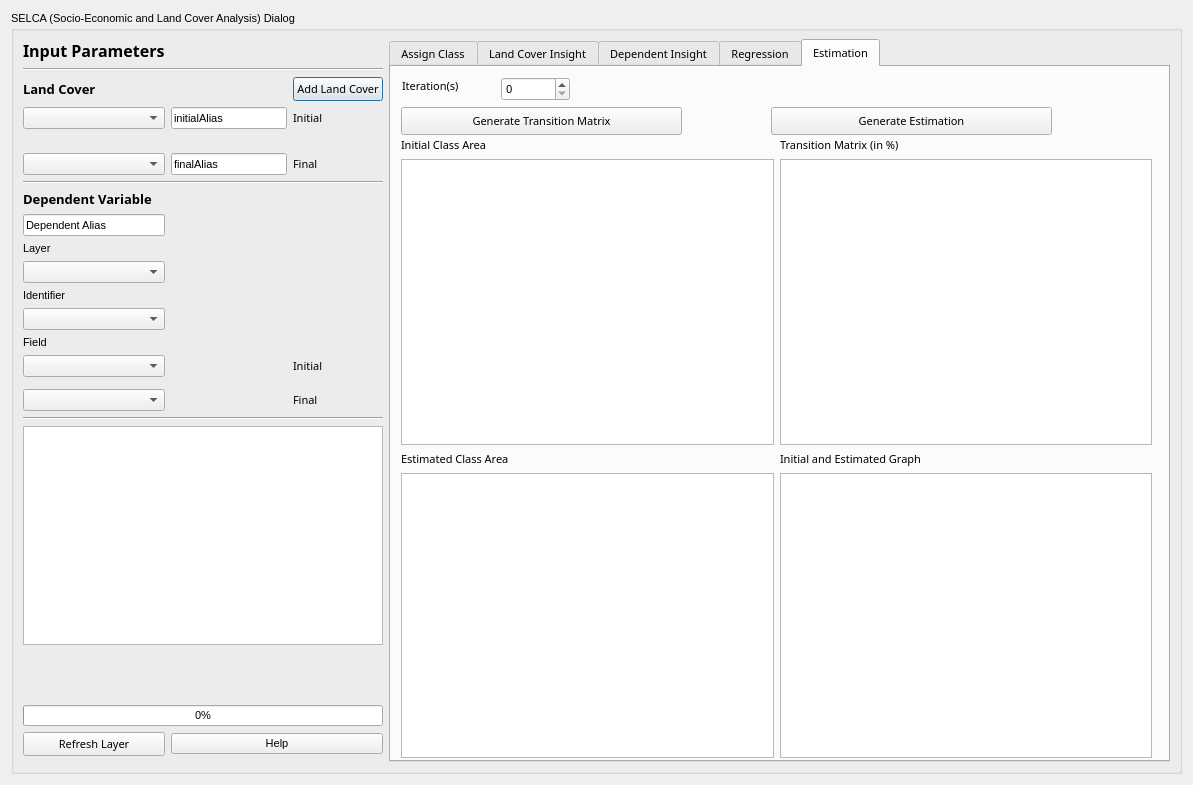
<?xml version="1.0" encoding="UTF-8"?>
<ui version="4.0">
 <class>Dialog</class>
 <widget class="QDialog" name="Dialog">
  <property name="geometry">
   <rect>
    <x>0</x>
    <y>0</y>
    <width>1193</width>
    <height>785</height>
   </rect>
  </property>
  <property name="windowTitle">
   <string>Dialog</string>
  </property>
  <layout class="QGridLayout" name="gridLayout">
   <item row="0" column="0">
    <widget class="QGroupBox" name="groupBox">
     <property name="font">
      <font>
       <pointsize>8</pointsize>
      </font>
     </property>
     <property name="title">
      <string>SELCA (Socio-Economic and Land Cover Analysis) Dialog</string>
     </property>
     <layout class="QGridLayout" name="gridLayout_2">
      <item row="1" column="0" colspan="3">
       <widget class="Line" name="line">
        <property name="orientation">
         <enum>Qt::Horizontal</enum>
        </property>
       </widget>
      </item>
      <item row="19" column="2">
       <widget class="QLabel" name="label_6">
        <property name="font">
         <font>
          <family>Plus Jakarta Sans</family>
          <pointsize>8</pointsize>
          <weight>50</weight>
          <bold>false</bold>
         </font>
        </property>
        <property name="text">
         <string>Final</string>
        </property>
       </widget>
      </item>
      <item row="21" column="0" colspan="3">
       <widget class="QTextEdit" name="logWidget"/>
      </item>
      <item row="15" column="0">
       <widget class="QgsFieldComboBox" name="identifierField"/>
      </item>
      <item row="17" column="0">
       <widget class="QgsFieldComboBox" name="initialDependent"/>
      </item>
      <item row="14" column="0">
       <widget class="QLabel" name="label_13">
        <property name="text">
         <string>Identifier</string>
        </property>
       </widget>
      </item>
      <item row="19" column="0">
       <widget class="QgsFieldComboBox" name="finalDependent"/>
      </item>
      <item row="2" column="0">
       <widget class="QLabel" name="label_2">
        <property name="font">
         <font>
          <family>Plus Jakarta Sans</family>
          <pointsize>10</pointsize>
          <weight>75</weight>
          <bold>true</bold>
          <underline>false</underline>
         </font>
        </property>
        <property name="text">
         <string>Land Cover</string>
        </property>
       </widget>
      </item>
      <item row="3" column="1">
       <widget class="QLineEdit" name="initialAlias">
        <property name="text">
         <string>initialAlias</string>
        </property>
        <property name="maxLength">
         <number>16</number>
        </property>
       </widget>
      </item>
      <item row="18" column="0">
       <layout class="QVBoxLayout" name="dependentVariableLayout"/>
      </item>
      <item row="16" column="0">
       <widget class="QLabel" name="label_11">
        <property name="text">
         <string>Field</string>
        </property>
       </widget>
      </item>
      <item row="8" column="2">
       <widget class="QLabel" name="label_5">
        <property name="font">
         <font>
          <family>Plus Jakarta Sans</family>
          <pointsize>8</pointsize>
          <weight>50</weight>
          <bold>false</bold>
         </font>
        </property>
        <property name="text">
         <string>Final</string>
        </property>
       </widget>
      </item>
      <item row="3" column="2">
       <widget class="QLabel" name="label_4">
        <property name="font">
         <font>
          <family>Plus Jakarta Sans</family>
          <pointsize>8</pointsize>
          <weight>50</weight>
          <bold>false</bold>
         </font>
        </property>
        <property name="text">
         <string>Initial</string>
        </property>
       </widget>
      </item>
      <item row="2" column="2">
       <widget class="QPushButton" name="addLandCoverButton">
        <property name="font">
         <font>
          <family>Plus Jakarta Sans</family>
          <pointsize>8</pointsize>
         </font>
        </property>
        <property name="text">
         <string>Add Land Cover</string>
        </property>
       </widget>
      </item>
      <item row="32" column="0">
       <widget class="QPushButton" name="pushButton_4">
        <property name="font">
         <font>
          <family>Plus Jakarta Sans</family>
          <pointsize>8</pointsize>
         </font>
        </property>
        <property name="text">
         <string>Refresh Layer</string>
        </property>
       </widget>
      </item>
      <item row="8" column="1">
       <widget class="QLineEdit" name="finalAlias">
        <property name="inputMask">
         <string/>
        </property>
        <property name="text">
         <string>finalAlias</string>
        </property>
        <property name="maxLength">
         <number>16</number>
        </property>
       </widget>
      </item>
      <item row="20" column="0" colspan="3">
       <widget class="Line" name="line_3">
        <property name="orientation">
         <enum>Qt::Horizontal</enum>
        </property>
       </widget>
      </item>
      <item row="31" column="0" colspan="3">
       <widget class="QProgressBar" name="progressBar">
        <property name="value">
         <number>0</number>
        </property>
       </widget>
      </item>
      <item row="10" column="0">
       <widget class="QLabel" name="label_3">
        <property name="font">
         <font>
          <family>Plus Jakarta Sans</family>
          <pointsize>10</pointsize>
          <weight>75</weight>
          <bold>true</bold>
          <underline>false</underline>
         </font>
        </property>
        <property name="text">
         <string>Dependent Variable</string>
        </property>
       </widget>
      </item>
      <item row="5" column="0" colspan="3">
       <layout class="QHBoxLayout" name="rowLayout">
        <item>
         <layout class="QVBoxLayout" name="landCoverLayout"/>
        </item>
        <item>
         <layout class="QVBoxLayout" name="aliasLayout">
          <property name="spacing">
           <number>7</number>
          </property>
          <property name="leftMargin">
           <number>10</number>
          </property>
         </layout>
        </item>
       </layout>
      </item>
      <item row="13" column="0">
       <widget class="QgsMapLayerComboBox" name="layerDependent"/>
      </item>
      <item row="32" column="1" colspan="2">
       <widget class="QPushButton" name="pushhelp">
        <property name="text">
         <string>Help</string>
        </property>
       </widget>
      </item>
      <item row="11" column="0">
       <widget class="QLineEdit" name="aliasDependent">
        <property name="text">
         <string>Dependent Alias</string>
        </property>
        <property name="maxLength">
         <number>16</number>
        </property>
       </widget>
      </item>
      <item row="9" column="0" colspan="3">
       <widget class="Line" name="line_2">
        <property name="orientation">
         <enum>Qt::Horizontal</enum>
        </property>
       </widget>
      </item>
      <item row="17" column="2">
       <widget class="QLabel" name="label_7">
        <property name="font">
         <font>
          <family>Plus Jakarta Sans</family>
          <pointsize>8</pointsize>
          <weight>50</weight>
          <bold>false</bold>
         </font>
        </property>
        <property name="text">
         <string>Initial</string>
        </property>
       </widget>
      </item>
      <item row="0" column="0">
       <widget class="QLabel" name="label">
        <property name="font">
         <font>
          <family>Plus Jakarta Sans</family>
          <pointsize>12</pointsize>
          <weight>75</weight>
          <bold>true</bold>
         </font>
        </property>
        <property name="text">
         <string>Input Parameters</string>
        </property>
       </widget>
      </item>
      <item row="3" column="0">
       <widget class="QgsMapLayerComboBox" name="initialLC">
        <property name="allowEmptyLayer">
         <bool>false</bool>
        </property>
       </widget>
      </item>
      <item row="8" column="0">
       <widget class="QgsMapLayerComboBox" name="finalLC"/>
      </item>
      <item row="12" column="0">
       <widget class="QLabel" name="label_12">
        <property name="text">
         <string>Layer</string>
        </property>
       </widget>
      </item>
      <item row="0" column="3" rowspan="34">
       <widget class="QTabWidget" name="tabPredict">
        <property name="minimumSize">
         <size>
          <width>781</width>
          <height>0</height>
         </size>
        </property>
        <property name="font">
         <font>
          <family>Plus Jakarta Sans</family>
          <pointsize>8</pointsize>
         </font>
        </property>
        <property name="currentIndex">
         <number>4</number>
        </property>
        <widget class="QWidget" name="tabAssignClass">
         <attribute name="title">
          <string>Assign Class</string>
         </attribute>
         <layout class="QGridLayout" name="gridLayout_5">
          <item row="0" column="0">
           <widget class="QPushButton" name="pushFetchUniqueValues">
            <property name="text">
             <string>Fetch Unique Values</string>
            </property>
           </widget>
          </item>
          <item row="1" column="0">
           <layout class="QVBoxLayout" name="classLayout"/>
          </item>
          <item row="2" column="0">
           <widget class="QPushButton" name="pushAssignClass">
            <property name="text">
             <string>Assign Class</string>
            </property>
           </widget>
          </item>
         </layout>
        </widget>
        <widget class="QWidget" name="tabCrosstab">
         <attribute name="title">
          <string>Land Cover Insight</string>
         </attribute>
         <layout class="QGridLayout" name="gridLayout_3">
          <item row="0" column="0">
           <widget class="QLabel" name="label_9">
            <property name="font">
             <font>
              <family>Plus Jakarta Sans</family>
              <pointsize>10</pointsize>
              <weight>50</weight>
              <bold>false</bold>
             </font>
            </property>
            <property name="text">
             <string>Areal Statistics</string>
            </property>
           </widget>
          </item>
          <item row="6" column="0">
           <widget class="QTableView" name="tableTransition"/>
          </item>
          <item row="0" column="1">
           <widget class="QPushButton" name="pushUpdateAtas">
            <property name="text">
             <string>Update Table</string>
            </property>
           </widget>
          </item>
          <item row="6" column="1">
           <widget class="QGraphicsView" name="graphicsTransition"/>
          </item>
          <item row="7" column="0">
           <widget class="QPushButton" name="ExportLandCoverInsight">
            <property name="text">
             <string>Export Data</string>
            </property>
           </widget>
          </item>
          <item row="7" column="1">
           <widget class="QPushButton" name="CreateChangeMap">
            <property name="text">
             <string>Create Change Map</string>
            </property>
           </widget>
          </item>
          <item row="1" column="1">
           <widget class="QTextEdit" name="textDeskriptif"/>
          </item>
          <item row="1" column="0">
           <widget class="QGraphicsView" name="graphicsLuas"/>
          </item>
          <item row="4" column="1">
           <widget class="QLabel" name="label_17">
            <property name="font">
             <font>
              <family>MS Shell Dlg 2</family>
              <pointsize>10</pointsize>
             </font>
            </property>
            <property name="text">
             <string>Land Cover Transition Heatmap (in %)</string>
            </property>
           </widget>
          </item>
          <item row="4" column="0">
           <widget class="QLabel" name="label_8">
            <property name="font">
             <font>
              <family>Plus Jakarta Sans</family>
              <pointsize>10</pointsize>
              <weight>50</weight>
              <bold>false</bold>
             </font>
            </property>
            <property name="text">
             <string>Land Cover Transition Matrix (Area in km²)</string>
            </property>
           </widget>
          </item>
         </layout>
        </widget>
        <widget class="QWidget" name="tabDependent">
         <attribute name="title">
          <string>Dependent Insight</string>
         </attribute>
         <layout class="QGridLayout" name="gridLayout_6">
          <item row="0" column="3">
           <widget class="QComboBox" name="observedClass"/>
          </item>
          <item row="0" column="1">
           <widget class="QPushButton" name="pushButtonUpdate">
            <property name="text">
             <string>Update Table</string>
            </property>
           </widget>
          </item>
          <item row="0" column="0">
           <widget class="QPushButton" name="pushButtonDependent">
            <property name="text">
             <string>Fetch Region</string>
            </property>
           </widget>
          </item>
          <item row="2" column="0" colspan="4">
           <widget class="QTabWidget" name="tabWidgetAbangku">
            <property name="currentIndex">
             <number>-1</number>
            </property>
           </widget>
          </item>
          <item row="0" column="2">
           <widget class="QLabel" name="label_16">
            <property name="text">
             <string>Insert LandCover Classification Value</string>
            </property>
           </widget>
          </item>
          <item row="3" column="0" colspan="4">
           <widget class="QPushButton" name="ExportDedendent">
            <property name="text">
             <string>Export Data</string>
            </property>
           </widget>
          </item>
         </layout>
        </widget>
        <widget class="QWidget" name="tabRegresi">
         <attribute name="title">
          <string>Regression</string>
         </attribute>
         <layout class="QGridLayout" name="gridLayout_4">
          <item row="6" column="0">
           <widget class="QLabel" name="label_11">
            <property name="text">
             <string>Pearson Correlation</string>
            </property>
           </widget>
          </item>
          <item row="1" column="3">
           <widget class="QPushButton" name="pushRegresi">
            <property name="text">
             <string>Run</string>
            </property>
           </widget>
          </item>
          <item row="3" column="1">
           <widget class="QComboBox" name="observedField"/>
          </item>
          <item row="7" column="1" colspan="2">
           <widget class="QLabel" name="label_14">
            <property name="text">
             <string/>
            </property>
           </widget>
          </item>
          <item row="4" column="0" colspan="4">
           <widget class="QGraphicsView" name="graphicsRegresi"/>
          </item>
          <item row="4" column="0" colspan="4">
           <widget class="QWidget" name="plotWidget" native="true"/>
          </item>
          <item row="8" column="0" colspan="4">
           <widget class="QPushButton" name="ExportDataRegresi">
            <property name="text">
             <string>Export Data</string>
            </property>
           </widget>
          </item>
          <item row="0" column="0">
           <widget class="QLabel" name="label_10">
            <property name="font">
             <font>
              <family>Plus Jakarta Sans</family>
              <pointsize>8</pointsize>
              <weight>50</weight>
              <bold>false</bold>
             </font>
            </property>
            <property name="text">
             <string>Methods</string>
            </property>
           </widget>
          </item>
          <item row="1" column="0" colspan="3">
           <widget class="QComboBox" name="inputMethods">
            <item>
             <property name="text">
              <string>Common Effect Model</string>
             </property>
            </item>
            <item>
             <property name="text">
              <string>Fixed Effects Model</string>
             </property>
            </item>
            <item>
             <property name="text">
              <string>Random Effects Model</string>
             </property>
            </item>
           </widget>
          </item>
          <item row="6" column="1" colspan="2">
           <widget class="QLabel" name="labelPearson">
            <property name="text">
             <string/>
            </property>
           </widget>
          </item>
          <item row="3" column="0">
           <widget class="QLabel" name="label_15">
            <property name="text">
             <string>Observed Class</string>
            </property>
           </widget>
          </item>
          <item row="7" column="0">
           <widget class="QLabel" name="label_13">
            <property name="text">
             <string>Regression Equation </string>
            </property>
           </widget>
          </item>
          <item row="5" column="0" colspan="4">
           <widget class="QLabel" name="descriptionLabel">
            <property name="text">
             <string/>
            </property>
           </widget>
          </item>
         </layout>
        </widget>
        <widget class="QWidget" name="tabForecast">
         <attribute name="title">
          <string>Estimation</string>
         </attribute>
         <widget class="QLabel" name="label_24">
          <property name="geometry">
           <rect>
            <x>11</x>
            <y>11</y>
            <width>251</width>
            <height>16</height>
           </rect>
          </property>
          <property name="text">
           <string>Iteration(s)</string>
          </property>
         </widget>
         <widget class="QgsSpinBox" name="temporalJump">
          <property name="geometry">
           <rect>
            <x>110</x>
            <y>10</y>
            <width>69</width>
            <height>24</height>
           </rect>
          </property>
         </widget>
         <widget class="QPushButton" name="pushForecast">
          <property name="geometry">
           <rect>
            <x>380</x>
            <y>40</y>
            <width>281</width>
            <height>28</height>
           </rect>
          </property>
          <property name="text">
           <string>Generate Estimation</string>
          </property>
         </widget>
         <widget class="QWidget" name="gridLayoutWidget">
          <property name="geometry">
           <rect>
            <x>10</x>
            <y>70</y>
            <width>751</width>
            <height>621</height>
           </rect>
          </property>
          <layout class="QGridLayout" name="gridLayout_10">
           <item row="0" column="1">
            <widget class="QLabel" name="label_26">
             <property name="text">
              <string>Transition Matrix (in %)</string>
             </property>
            </widget>
           </item>
           <item row="0" column="0">
            <widget class="QLabel" name="label_25">
             <property name="text">
              <string>Initial Class Area</string>
             </property>
            </widget>
           </item>
           <item row="1" column="0">
            <widget class="QTableView" name="tableInitialArea"/>
           </item>
           <item row="1" column="1">
            <widget class="QTableView" name="tableTransitionMat">
             <property name="font">
              <font>
               <family>MS Shell Dlg 2</family>
               <pointsize>6</pointsize>
              </font>
             </property>
            </widget>
           </item>
           <item row="3" column="0">
            <widget class="QTableView" name="tableForecastedArea"/>
           </item>
           <item row="2" column="0">
            <widget class="QLabel" name="label_27">
             <property name="text">
              <string>Estimated Class Area</string>
             </property>
            </widget>
           </item>
           <item row="2" column="1">
            <widget class="QLabel" name="label_28">
             <property name="text">
              <string>Initial and Estimated Graph</string>
             </property>
            </widget>
           </item>
           <item row="3" column="1">
            <widget class="QGraphicsView" name="graphicsInitialForecast"/>
           </item>
          </layout>
         </widget>
         <widget class="QPushButton" name="pushFetch">
          <property name="geometry">
           <rect>
            <x>10</x>
            <y>40</y>
            <width>281</width>
            <height>28</height>
           </rect>
          </property>
          <property name="text">
           <string>Generate Transition Matrix</string>
          </property>
         </widget>
        </widget>
       </widget>
      </item>
     </layout>
    </widget>
   </item>
  </layout>
 </widget>
 <customwidgets>
  <customwidget>
   <class>QgsFieldComboBox</class>
   <extends>QComboBox</extends>
   <header>qgsfieldcombobox.h</header>
  </customwidget>
  <customwidget>
   <class>QgsMapLayerComboBox</class>
   <extends>QComboBox</extends>
   <header>qgsmaplayercombobox.h</header>
  </customwidget>
  <customwidget>
   <class>QgsSpinBox</class>
   <extends>QSpinBox</extends>
   <header>qgsspinbox.h</header>
  </customwidget>
 </customwidgets>
 <resources/>
 <connections>
  <connection>
   <sender>layerDependent</sender>
   <signal>layerChanged(QgsMapLayer*)</signal>
   <receiver>initialDependent</receiver>
   <slot>setLayer(QgsMapLayer*)</slot>
   <hints>
    <hint type="sourcelabel">
     <x>94</x>
     <y>282</y>
    </hint>
    <hint type="destinationlabel">
     <x>110</x>
     <y>399</y>
    </hint>
   </hints>
  </connection>
  <connection>
   <sender>layerDependent</sender>
   <signal>layerChanged(QgsMapLayer*)</signal>
   <receiver>finalDependent</receiver>
   <slot>setLayer(QgsMapLayer*)</slot>
   <hints>
    <hint type="sourcelabel">
     <x>56</x>
     <y>284</y>
    </hint>
    <hint type="destinationlabel">
     <x>75</x>
     <y>438</y>
    </hint>
   </hints>
  </connection>
  <connection>
   <sender>layerDependent</sender>
   <signal>layerChanged(QgsMapLayer*)</signal>
   <receiver>identifierField</receiver>
   <slot>setLayer(QgsMapLayer*)</slot>
   <hints>
    <hint type="sourcelabel">
     <x>54</x>
     <y>286</y>
    </hint>
    <hint type="destinationlabel">
     <x>64</x>
     <y>335</y>
    </hint>
   </hints>
  </connection>
 </connections>
</ui>
